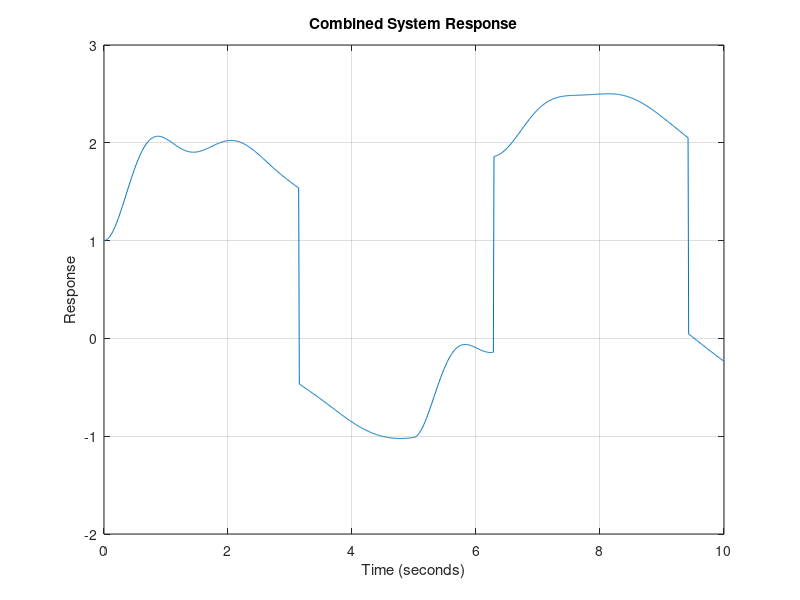

Source code (MATLAB):
num = [10];
deno = [1 2 20];
t = 0:0.01:10;
u = sin(t);
h = tf(num, deno);

y1 = lsim(h, u, t);
y2 = step(h, t);
y3 = step(h, 5:0.01:10);

temp = zeros(500, 1);  
y3 = [temp; y3];

y4 = square(t)';

y = y1 + y2 + y3(1:length(t)) + y4;

plot(t, y);
title('Combined System Response');
xlabel('Time (seconds)');
ylabel('Response');
grid on;
